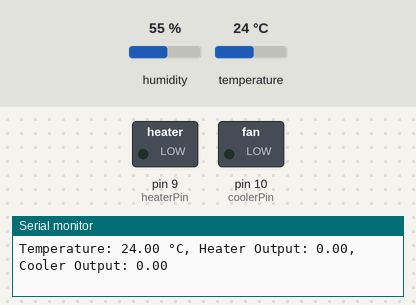
A sketch run on a simulated Arduino Uno, built with avr-gcc and run on an emulated ATmega328P. Shown: switched loads named in the sketch (green lamp = pin HIGH), the last lines printed to the serial monitor. Inputs (shaded band) come from the test bench; at power-on: temperature 24 °C, humidity 55 %.

Above: at 3.0 s.
3.1 s: temperature set to 27.5 °C
6.0 s: temperature set to 28.5 °C
At 7.9 s:
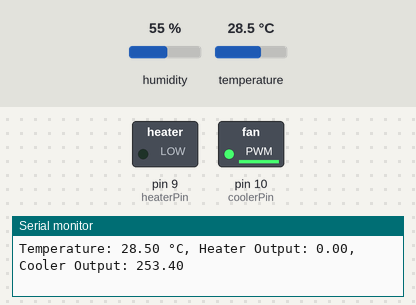
11.4 s: temperature set to 12 °C
At 28.4 s:
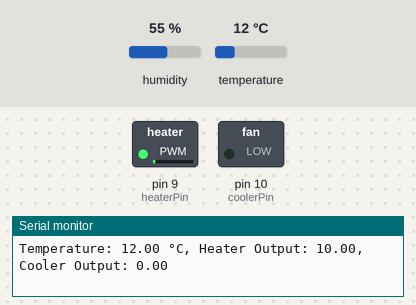
Timing chart, 0 to 30.1 s (numbered marks = the images above; inputs shaded):
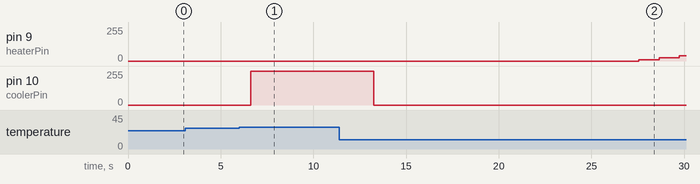

Measured:
- the behaviour switches between 28 and 28.1 °C on temperature (found by bisection; images 0 and 1)
- after the input at 6.0 s, pin 10 (coolerPin): 0/255 → 253/255 after 0.63 s, → 254/255 2.2 s later, → 255/255 1.1 s later
- after the input at 11.4 s, pin 9 (heaterPin): 0/255 → 10/255 after 16.1 s, → 25/255 1.1 s later, → 40/255 1.1 s later; pin 10 (coolerPin): 255/255 → 0/255 after 1.8 s

The sketch:

pid_temp_control.ino
```cpp
#include "DHT.h"
#include <PID_v1.h>


#define DHTPIN 5
#define DHTTYPE DHT22


DHT dht = DHT(DHTPIN, DHTTYPE);


// Pin Definitions
const int heaterPin = 9;   // Digital pin connected to the heater relay (or MOSFET)
const int coolerPin = 10;  // Digital pin connected to the cooler relay (or MOSFET)


// PID Parameters
double Kp = 1.8, Ki = 5.0, Kd = 0.10;  // Tune these constants based on your system
double setpoint = 27.0;  // Desired temperature (°C)
double input, output;    // Variables for PID controller
double heaterOutput, coolerOutput; // Variables for actuators

// Control variables
double maxOutput = 255;
double delta = 1.0;
double lowerLimit = 0, upperLimit = 30;

// Create PID instance
PID myPID(&input, &output, &setpoint, Kp, Ki, Kd, DIRECT);


void setup() {
  Serial.begin(9600);

  pinMode(heaterPin, OUTPUT);
  digitalWrite(heaterPin, LOW);  // Ensure heater is off initially

  dht.begin(); // Initialize DHT22 sensor

  // Initialize PID
  myPID.SetMode(AUTOMATIC);   // Turn on the PID controller
  myPID.SetOutputLimits(0, maxOutput);  // Output range for the PWM signal (0-255)
}


void loop() {

  input = measureTemperature();

  // Ensure temperature is within operational limits. Override PID if necessary
  while (input > upperLimit) {
    analogWrite(coolerPin, maxOutput);
    Serial.println("EMERGENCY: Dangerously hot. Systems compromised.");
    delay(1000);
  }

  while (input < lowerLimit) {
    analogWrite(heaterPin, maxOutput);
    Serial.println("EMERGENCY: Dangerously cold. Systems compromised.");
    delay(1000);
  }


  // Compute PID output
  myPID.Compute();


  // Control the heater and cooler based on PID output (use PWM for finer control)
  heaterOutput = controlHeater(output);
  coolerOutput = controlCooler(output);
  analogWrite(heaterPin, heaterOutput);
  analogWrite(coolerPin, coolerOutput);

  // Print temperature and control output to serial monitor for debugging
  Serial.print("Temperature: ");
  Serial.print(input);
  Serial.print(" °C, Heater Output: ");
  Serial.print(heaterOutput);
  Serial.print(", Cooler Output: ");
  Serial.println(coolerOutput);

  delay(1000);  // Delay to allow the temperature to stabilize before the next reading
}


// FUNCIONES
double measureTemperature(){
  float temperature = dht.readTemperature();
  if (isnan(temperature)) {
    Serial.println(F("Error en leer temperatura de DHT sensor!"));
    Serial.println(temperature,"\n");
    return;
  }
  Serial.println(temperature,"\n");
  double measurement = (temperature);
  return measurement;
}

double controlHeater(double output){
  if ((output >= 128) && (input < (setpoint - delta))) {
    return (output - 128) * 2;
  }
  return 0;
}

double controlCooler(double output){
  if ((output < 128) && (input > (setpoint + delta))) {
    return (128 - output) * 2;
  }
  return 0;
}
```
